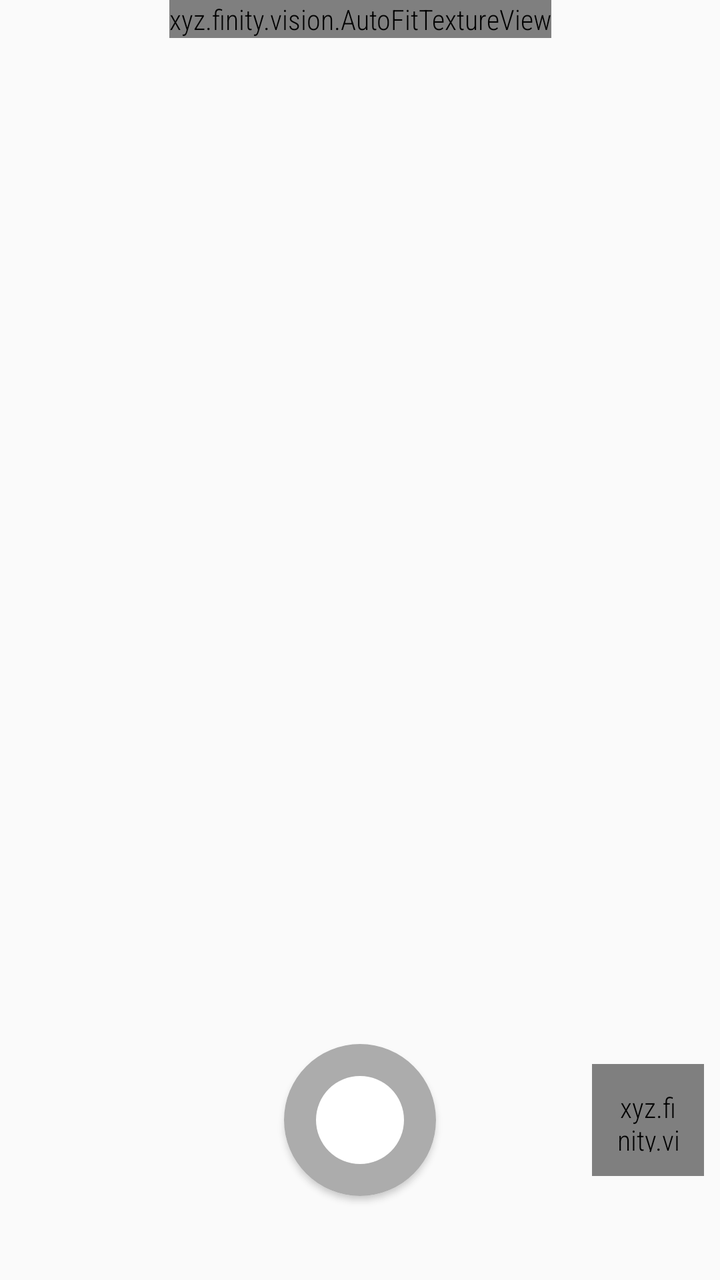
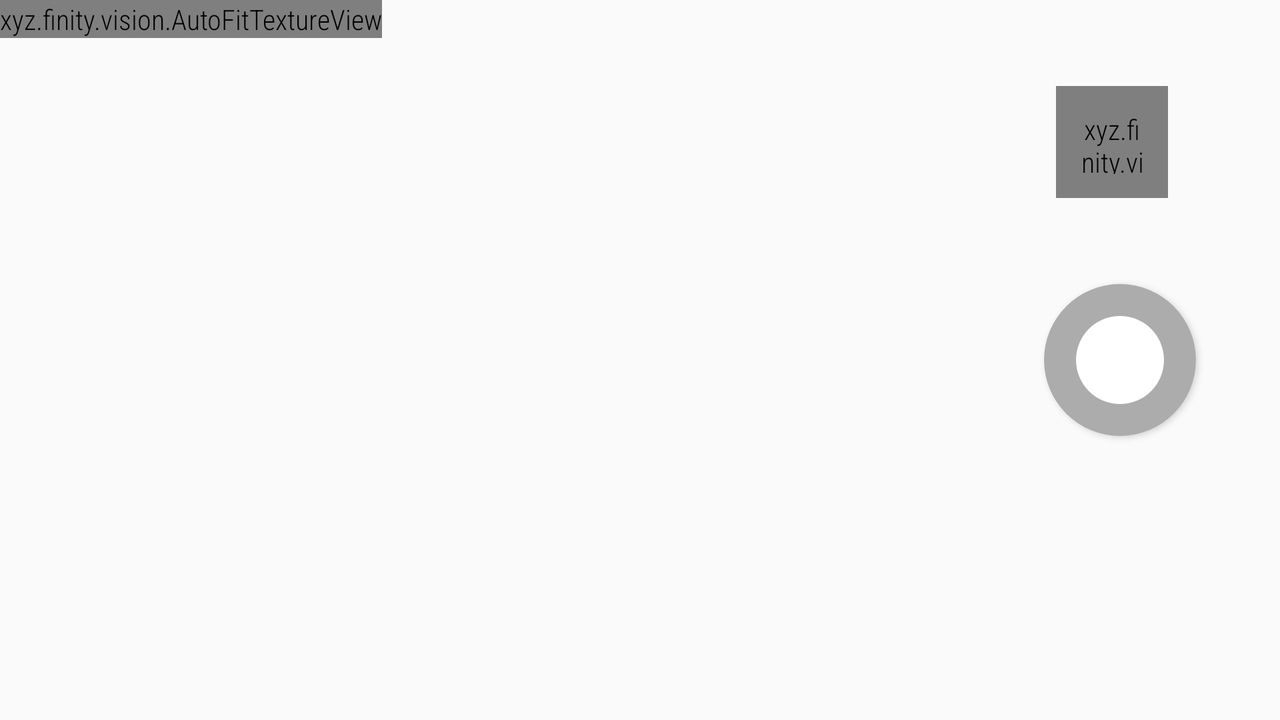

Compare how this app lays out the same screen by default and in its alternative resource folder. The renders come first, then the two layout files and the values they reference.
<!-- AndroidManifest.xml: application theme AppTheme.NoActionBar -->
<!-- res/layout/fragment_camera.xml -->
<?xml version="1.0" encoding="utf-8"?>
<android.support.constraint.ConstraintLayout xmlns:android="http://schemas.android.com/apk/res/android"
    android:layout_width="match_parent"
    android:layout_height="match_parent"
    xmlns:app="http://schemas.android.com/apk/res-auto">

    <xyz.finity.vision.AutoFitTextureView
        android:id="@+id/camera_container"
        android:layout_width="wrap_content"
        android:layout_height="wrap_content"
        app:layout_constraintStart_toStartOf="parent"
        app:layout_constraintEnd_toEndOf="parent"
        app:layout_constraintTop_toTopOf="parent"/>

    <ImageView
        android:id="@+id/info"
        android:layout_width="56dp"
        android:layout_height="56dp"
        app:layout_constraintStart_toStartOf="parent"
        app:layout_constraintTop_toTopOf="@id/camera_shooter"
        app:layout_constraintBottom_toBottomOf="@id/camera_shooter"
        android:padding="12dp"
        android:layout_marginStart="8dp"
        app:srcCompat="@drawable/ic_fullscreen_24dp"
        android:tint="@android:color/white"
        android:background="@drawable/ripple_circular_light"/>

    <xyz.finity.vision.libs.widgets.FlashButton
        android:id="@+id/flash"
        android:layout_width="56dp"
        android:layout_height="56dp"
        app:layout_constraintEnd_toEndOf="parent"
        app:layout_constraintTop_toTopOf="@id/camera_shooter"
        app:layout_constraintBottom_toBottomOf="@id/camera_shooter"
        android:padding="12dp"
        android:layout_marginEnd="8dp"
        android:tint="@android:color/white"
        android:background="@drawable/ripple_circular_light"/>

    <android.support.constraint.Guideline
        android:id="@+id/guideline"
        android:layout_width="wrap_content"
        android:layout_height="wrap_content"
        android:orientation="horizontal"
        app:layout_constraintGuide_percent="0.75"/>

    <Button
        android:id="@+id/camera_shooter"
        android:layout_width="76dp"
        android:layout_height="76dp"
        app:layout_constraintStart_toStartOf="parent"
        app:layout_constraintEnd_toEndOf="parent"
        app:layout_constraintTop_toTopOf="@id/guideline"
        app:layout_constraintBottom_toBottomOf="parent"
        android:background="@drawable/camera_shooter"/>

</android.support.constraint.ConstraintLayout>
<!-- resources referenced by this layout -->
<resources>
  <!-- drawable camera_shooter (drawable) -->
  <?xml version="1.0" encoding="utf-8"?>
  <selector xmlns:android="http://schemas.android.com/apk/res/android"
      android:enterFadeDuration="300"
      android:exitFadeDuration="300">
      <item android:state_pressed="true">
          <layer-list>
              <item>
                  <shape android:shape="oval"
                      android:innerRadius="22dp"
                      android:useLevel="false">
                      <solid android:color="@android:color/white"/>
                  </shape>
              </item>
              <item>
                  <shape android:shape="ring"
                      android:innerRadius="22dp"
                      android:thickness="16dp"
                      android:useLevel="false">
                      <solid android:color="@color/colorAccent"/>
                  </shape>
              </item>
          </layer-list>
      </item>
      <item>
          <layer-list>
              <item>
                  <shape android:shape="oval"
                      android:innerRadius="22dp"
                      android:useLevel="false">
                      <solid android:color="@android:color/white"/>
                  </shape>
              </item>
              <item>
                  <shape android:shape="ring"
                      android:innerRadius="22dp"
                      android:thickness="16dp"
                      android:useLevel="false">
                      <solid android:color="@color/colorShooter"/>
                  </shape>
              </item>
          </layer-list>
      </item>
  </selector>
  <!-- drawable ripple_circular_light (drawable) -->
  <?xml version="1.0" encoding="utf-8"?>
  <selector xmlns:android="http://schemas.android.com/apk/res/android"
      android:exitFadeDuration="@android:integer/config_mediumAnimTime">
      <item android:state_pressed="true">
          <shape android:shape="oval">
              <solid android:color="@color/ripple_material_light"/>
          </shape>
      </item>
  </selector>
  <style name="AppTheme.NoActionBar">
          <item name="windowActionBar">false</item>
          <item name="windowNoTitle">true</item>
      </style>
  <color name="colorAccent">#FF6D00</color>
  <color name="colorShooter">#ACACAC</color>
</resources>
<!-- res/layout-land/fragment_camera.xml (the repository's variant of the layout above) -->
<!-- drawn on the phone turned sideways -->
<?xml version="1.0" encoding="utf-8"?>
<android.support.constraint.ConstraintLayout xmlns:android="http://schemas.android.com/apk/res/android"
    android:layout_width="match_parent"
    android:layout_height="match_parent"
    xmlns:app="http://schemas.android.com/apk/res-auto">

    <xyz.finity.vision.AutoFitTextureView
        android:id="@+id/camera_container"
        android:layout_width="wrap_content"
        android:layout_height="wrap_content"
        app:layout_constraintStart_toStartOf="parent"
        app:layout_constraintTop_toTopOf="parent"/>

    <ImageView
        android:id="@+id/info"
        android:layout_width="56dp"
        android:layout_height="56dp"
        app:layout_constraintStart_toStartOf="@id/guideline"
        app:layout_constraintEnd_toEndOf="parent"
        app:layout_constraintTop_toBottomOf="@id/camera_shooter"
        app:layout_constraintBottom_toBottomOf="parent"
        android:padding="12dp"
        android:layout_marginStart="8dp"
        app:srcCompat="@drawable/ic_fullscreen_24dp"
        android:tint="@android:color/white"
        android:background="@drawable/ripple_circular_light"/>

    <xyz.finity.vision.libs.widgets.FlashButton
        android:id="@+id/flash"
        android:layout_width="56dp"
        android:layout_height="56dp"
        app:layout_constraintStart_toStartOf="@id/guideline"
        app:layout_constraintEnd_toEndOf="parent"
        app:layout_constraintTop_toTopOf="parent"
        app:layout_constraintBottom_toTopOf="@id/camera_shooter"
        android:padding="12dp"
        android:layout_marginEnd="8dp"
        android:tint="@android:color/white"
        android:background="@drawable/ripple_circular_light"/>

    <android.support.constraint.Guideline
        android:id="@+id/guideline"
        android:layout_width="wrap_content"
        android:layout_height="wrap_content"
        android:orientation="vertical"
        app:layout_constraintGuide_percent="0.75"/>

    <Button
        android:id="@+id/camera_shooter"
        android:layout_width="76dp"
        android:layout_height="76dp"
        app:layout_constraintStart_toStartOf="@id/guideline"
        app:layout_constraintEnd_toEndOf="parent"
        app:layout_constraintTop_toTopOf="parent"
        app:layout_constraintBottom_toBottomOf="parent"
        android:background="@drawable/camera_shooter"/>

</android.support.constraint.ConstraintLayout>
